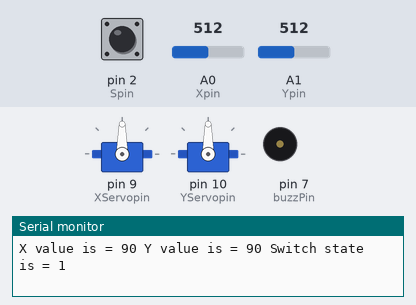
Recording of a sketch running on a simulated Arduino Uno, built with avr-gcc and run on an emulated ATmega328P. Shown: 2 × servo, buzzer (waves = sounding, pin HIGH), the last lines printed to the serial monitor. Inputs (shaded band) come from the test bench; at power-on: A0 (Xpin) = 512, A1 (Ypin) = 512, pin 2 (Spin) HIGH.

Above: at 1.2 s.
1.3 s: A0 (Xpin) set to 716
At 1.8 s:
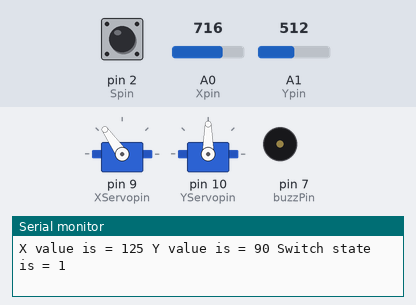
2.9 s: A1 (Ypin) set to 716
At 3.4 s:
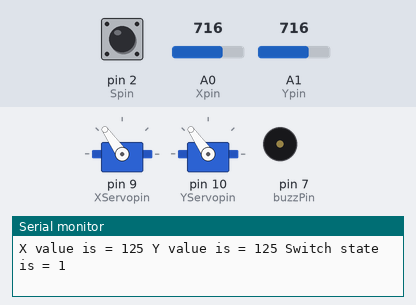
4.5 s: pin 2 (Spin) pulled LOW for 0.25 s
At 4.72 s:
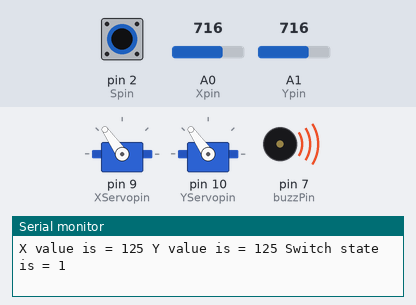
6.3 s: A0 (Xpin) set to 576
At 7.6 s:
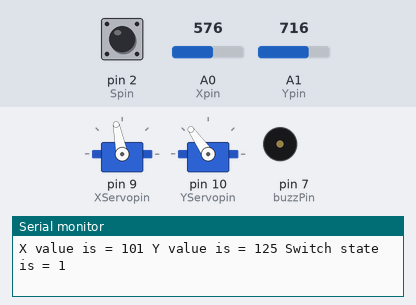
7.9 s: A0 (Xpin) set to 559
At 9.2 s:
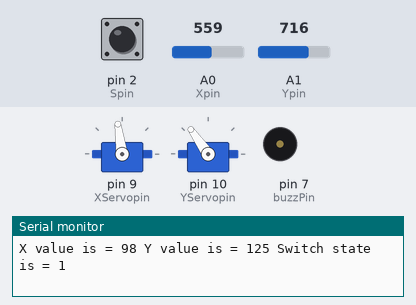
9.5 s: A1 (Ypin) set to 63
At 10.8 s:
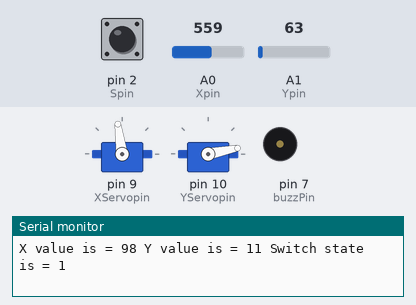
11.1 s: A1 (Ypin) set to 52
Timing chart, 0 to 14.1 s (numbered marks = the images above; inputs shaded):
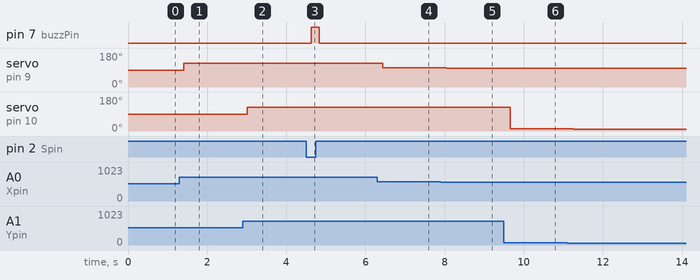

The sketch:

controlling_servo_using_joystick_1.ino
```cpp
#include <Servo.h>
Servo Xservo;
Servo Yservo;

int Xpin=A0;
int Ypin= A1;
int Spin=2;
int buzzPin =7;
int XServopin=9;
int YServopin=10;
int WVx;
int WVy;
int Xval;
int Yval;
int Sval;
int dt=200;


void setup()
{
  pinMode(Xpin, INPUT);
    pinMode(Ypin, INPUT);
    pinMode(Spin, INPUT);
    pinMode(XServopin, OUTPUT);
    pinMode(YServopin, OUTPUT);
    pinMode(buzzPin, OUTPUT);
  Xservo.attach(XServopin);
  Yservo.attach(YServopin);

  digitalWrite(Spin, HIGH);

  Serial.begin(9600);


}

void loop(){
  Xval=analogRead(Xpin);
  WVx=(180./1023.)*Xval;
  Yval=analogRead(Ypin);
  WVy=(180./1023.)*Yval;
  Sval=digitalRead(Spin);

  Xservo.write(WVx);
  Yservo.write(WVy);


  if (Sval==0){
  digitalWrite(buzzPin, HIGH);
  }
  else{
  digitalWrite(buzzPin, LOW);
  }
  delay(dt);

  Serial.print("X value is = ");
  Serial.print(WVx);
  Serial.print(" Y value is = ");
  Serial.print(WVy);
  Serial.print(" Switch state is = ");
  Serial.println(Sval);
}
```

Measured:
- after the input at 1.3 s, servo on pin 9 (XServopin): 90° → 125° after 0.11 s
- after the input at 2.9 s, servo on pin 10 (YServopin): 90° → 125° after 0.12 s
- after the input at 4.5 s, pin 7 (buzzPin): LOW → HIGH after 0.13 s, → LOW 0.20 s later
- after the input at 6.3 s, servo on pin 9 (XServopin): 125° → 101° after 0.14 s
- after the input at 7.9 s, servo on pin 9 (XServopin): 101° → 98° after 0.15 s
- after the input at 9.5 s, servo on pin 10 (YServopin): 125° → 11° after 0.15 s
- after the input at 11.1 s, servo on pin 10 (YServopin): 11° → 9° after 0.16 s
